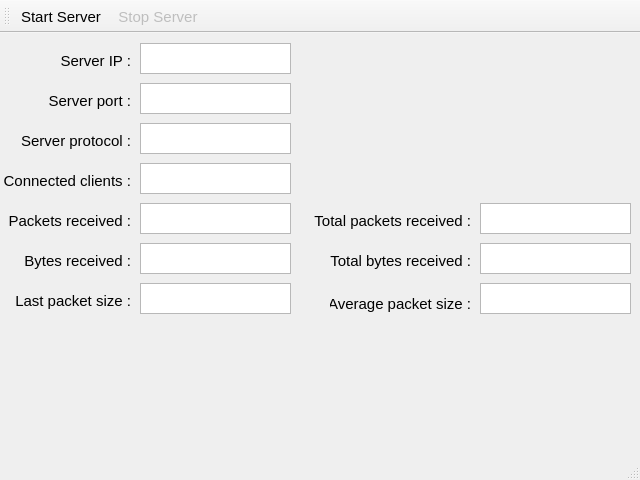
<?xml version="1.0" encoding="UTF-8"?>
<ui version="4.0">
 <class>ServerWindow</class>
 <widget class="QMainWindow" name="ServerWindow">
  <property name="geometry">
   <rect>
    <x>0</x>
    <y>0</y>
    <width>640</width>
    <height>480</height>
   </rect>
  </property>
  <property name="sizePolicy">
   <sizepolicy hsizetype="Fixed" vsizetype="Fixed">
    <horstretch>0</horstretch>
    <verstretch>0</verstretch>
   </sizepolicy>
  </property>
  <property name="minimumSize">
   <size>
    <width>640</width>
    <height>480</height>
   </size>
  </property>
  <property name="maximumSize">
   <size>
    <width>640</width>
    <height>480</height>
   </size>
  </property>
  <property name="font">
   <font>
    <family>Tahoma</family>
    <pointsize>11</pointsize>
   </font>
  </property>
  <property name="windowTitle">
   <string>Server</string>
  </property>
  <widget class="QWidget" name="centralwidget">
   <widget class="QLabel" name="label">
    <property name="geometry">
     <rect>
      <x>-10</x>
      <y>180</y>
      <width>141</width>
      <height>16</height>
     </rect>
    </property>
    <property name="text">
     <string>Packets received :</string>
    </property>
    <property name="alignment">
     <set>Qt::AlignRight|Qt::AlignTrailing|Qt::AlignVCenter</set>
    </property>
   </widget>
   <widget class="QLabel" name="label_3">
    <property name="geometry">
     <rect>
      <x>-10</x>
      <y>220</y>
      <width>141</width>
      <height>16</height>
     </rect>
    </property>
    <property name="text">
     <string>Bytes received :</string>
    </property>
    <property name="alignment">
     <set>Qt::AlignRight|Qt::AlignTrailing|Qt::AlignVCenter</set>
    </property>
   </widget>
   <widget class="QLabel" name="label_6">
    <property name="geometry">
     <rect>
      <x>-10</x>
      <y>260</y>
      <width>141</width>
      <height>16</height>
     </rect>
    </property>
    <property name="text">
     <string>Last packet size :</string>
    </property>
    <property name="alignment">
     <set>Qt::AlignRight|Qt::AlignTrailing|Qt::AlignVCenter</set>
    </property>
   </widget>
   <widget class="QLabel" name="label_7">
    <property name="geometry">
     <rect>
      <x>-10</x>
      <y>60</y>
      <width>141</width>
      <height>16</height>
     </rect>
    </property>
    <property name="text">
     <string>Server port :</string>
    </property>
    <property name="alignment">
     <set>Qt::AlignRight|Qt::AlignTrailing|Qt::AlignVCenter</set>
    </property>
   </widget>
   <widget class="QLabel" name="label_8">
    <property name="geometry">
     <rect>
      <x>-10</x>
      <y>20</y>
      <width>141</width>
      <height>16</height>
     </rect>
    </property>
    <property name="text">
     <string>Server IP :</string>
    </property>
    <property name="alignment">
     <set>Qt::AlignRight|Qt::AlignTrailing|Qt::AlignVCenter</set>
    </property>
   </widget>
   <widget class="QPlainTextEdit" name="serverIP">
    <property name="geometry">
     <rect>
      <x>140</x>
      <y>10</y>
      <width>151</width>
      <height>31</height>
     </rect>
    </property>
    <property name="readOnly">
     <bool>true</bool>
    </property>
   </widget>
   <widget class="QPlainTextEdit" name="serverPort">
    <property name="geometry">
     <rect>
      <x>140</x>
      <y>50</y>
      <width>151</width>
      <height>31</height>
     </rect>
    </property>
    <property name="readOnly">
     <bool>true</bool>
    </property>
    <property name="plainText">
     <string/>
    </property>
   </widget>
   <widget class="QLabel" name="label_9">
    <property name="geometry">
     <rect>
      <x>-10</x>
      <y>100</y>
      <width>141</width>
      <height>16</height>
     </rect>
    </property>
    <property name="text">
     <string>Server protocol :</string>
    </property>
    <property name="alignment">
     <set>Qt::AlignRight|Qt::AlignTrailing|Qt::AlignVCenter</set>
    </property>
   </widget>
   <widget class="QPlainTextEdit" name="serverProtocol">
    <property name="geometry">
     <rect>
      <x>140</x>
      <y>90</y>
      <width>151</width>
      <height>31</height>
     </rect>
    </property>
    <property name="readOnly">
     <bool>true</bool>
    </property>
    <property name="plainText">
     <string/>
    </property>
   </widget>
   <widget class="QLabel" name="label_10">
    <property name="geometry">
     <rect>
      <x>-10</x>
      <y>140</y>
      <width>141</width>
      <height>16</height>
     </rect>
    </property>
    <property name="text">
     <string>Connected clients :</string>
    </property>
    <property name="alignment">
     <set>Qt::AlignRight|Qt::AlignTrailing|Qt::AlignVCenter</set>
    </property>
   </widget>
   <widget class="QPlainTextEdit" name="numClient">
    <property name="geometry">
     <rect>
      <x>140</x>
      <y>130</y>
      <width>151</width>
      <height>31</height>
     </rect>
    </property>
    <property name="readOnly">
     <bool>true</bool>
    </property>
    <property name="plainText">
     <string/>
    </property>
   </widget>
   <widget class="QPlainTextEdit" name="packetsReceived">
    <property name="geometry">
     <rect>
      <x>140</x>
      <y>170</y>
      <width>151</width>
      <height>31</height>
     </rect>
    </property>
    <property name="readOnly">
     <bool>true</bool>
    </property>
    <property name="plainText">
     <string/>
    </property>
   </widget>
   <widget class="QPlainTextEdit" name="bytesReceived">
    <property name="geometry">
     <rect>
      <x>140</x>
      <y>210</y>
      <width>151</width>
      <height>31</height>
     </rect>
    </property>
    <property name="readOnly">
     <bool>true</bool>
    </property>
    <property name="plainText">
     <string/>
    </property>
   </widget>
   <widget class="QPlainTextEdit" name="lastPacketSize">
    <property name="geometry">
     <rect>
      <x>140</x>
      <y>250</y>
      <width>151</width>
      <height>31</height>
     </rect>
    </property>
    <property name="readOnly">
     <bool>true</bool>
    </property>
    <property name="plainText">
     <string/>
    </property>
   </widget>
   <widget class="QPlainTextEdit" name="totalPacketsReceived">
    <property name="geometry">
     <rect>
      <x>480</x>
      <y>170</y>
      <width>151</width>
      <height>31</height>
     </rect>
    </property>
    <property name="readOnly">
     <bool>true</bool>
    </property>
    <property name="plainText">
     <string/>
    </property>
   </widget>
   <widget class="QLabel" name="label_5">
    <property name="geometry">
     <rect>
      <x>310</x>
      <y>180</y>
      <width>161</width>
      <height>16</height>
     </rect>
    </property>
    <property name="text">
     <string>Total packets received :</string>
    </property>
    <property name="alignment">
     <set>Qt::AlignRight|Qt::AlignTrailing|Qt::AlignVCenter</set>
    </property>
   </widget>
   <widget class="QPlainTextEdit" name="totalBytesReceived">
    <property name="geometry">
     <rect>
      <x>480</x>
      <y>210</y>
      <width>151</width>
      <height>31</height>
     </rect>
    </property>
    <property name="readOnly">
     <bool>true</bool>
    </property>
    <property name="plainText">
     <string/>
    </property>
   </widget>
   <widget class="QLabel" name="label_11">
    <property name="geometry">
     <rect>
      <x>330</x>
      <y>220</y>
      <width>141</width>
      <height>16</height>
     </rect>
    </property>
    <property name="text">
     <string>Total bytes received :</string>
    </property>
    <property name="alignment">
     <set>Qt::AlignRight|Qt::AlignTrailing|Qt::AlignVCenter</set>
    </property>
   </widget>
   <widget class="QPlainTextEdit" name="avgPacketSize">
    <property name="geometry">
     <rect>
      <x>480</x>
      <y>250</y>
      <width>151</width>
      <height>31</height>
     </rect>
    </property>
    <property name="readOnly">
     <bool>true</bool>
    </property>
    <property name="plainText">
     <string/>
    </property>
   </widget>
   <widget class="QLabel" name="avglabel">
    <property name="geometry">
     <rect>
      <x>330</x>
      <y>260</y>
      <width>141</width>
      <height>21</height>
     </rect>
    </property>
    <property name="text">
     <string>Average packet size :</string>
    </property>
    <property name="alignment">
     <set>Qt::AlignRight|Qt::AlignTrailing|Qt::AlignVCenter</set>
    </property>
   </widget>
  </widget>
  <widget class="QStatusBar" name="statusbar"/>
  <widget class="QToolBar" name="toolBar">
   <property name="windowTitle">
    <string>toolBar</string>
   </property>
   <attribute name="toolBarArea">
    <enum>TopToolBarArea</enum>
   </attribute>
   <attribute name="toolBarBreak">
    <bool>false</bool>
   </attribute>
   <addaction name="startServerBtn"/>
   <addaction name="stopServerBtn"/>
  </widget>
  <action name="actionTCP">
   <property name="text">
    <string>TCP</string>
   </property>
  </action>
  <action name="actionUDP">
   <property name="text">
    <string>UDP</string>
   </property>
  </action>
  <action name="startServerBtn">
   <property name="text">
    <string>Start Server</string>
   </property>
   <property name="toolTip">
    <string>Start Server</string>
   </property>
  </action>
  <action name="stopServerBtn">
   <property name="enabled">
    <bool>false</bool>
   </property>
   <property name="text">
    <string>Stop Server</string>
   </property>
   <property name="toolTip">
    <string>Stop Server</string>
   </property>
  </action>
 </widget>
 <resources/>
 <connections/>
</ui>
